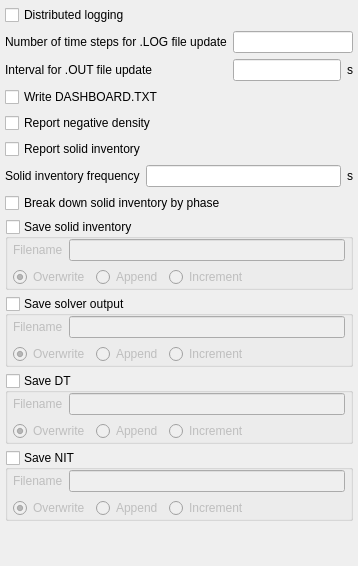
     <widget class="QWidget" name="page_log">
      <layout class="QGridLayout" name="gridLayout_14" columnstretch="0,0,0">
       <property name="leftMargin">
        <number>5</number>
       </property>
       <property name="topMargin">
        <number>5</number>
       </property>
       <property name="rightMargin">
        <number>5</number>
       </property>
       <property name="bottomMargin">
        <number>5</number>
       </property>
       <item row="5" column="0" colspan="2">
        <widget class="CheckBox" name="checkbox_keyword_report_solid_inventory">
         <property name="text">
          <string>Report solid inventory</string>
         </property>
        </widget>
       </item>
       <item row="2" column="1">
        <widget class="LineEdit" name="lineedit_keyword_out_dt"/>
       </item>
       <item row="13" column="0" colspan="3">
        <widget class="QGroupBox" name="groupbox_save_nit">
         <property name="font">
          <font>
           <weight>50</weight>
           <bold>false</bold>
          </font>
         </property>
         <property name="title">
          <string>Save NIT</string>
         </property>
         <property name="flat">
          <bool>true</bool>
         </property>
         <property name="checkable">
          <bool>true</bool>
         </property>
         <property name="checked">
          <bool>false</bool>
         </property>
         <layout class="QVBoxLayout" name="verticalLayout_5">
          <property name="leftMargin">
           <number>5</number>
          </property>
          <property name="topMargin">
           <number>0</number>
          </property>
          <property name="rightMargin">
           <number>5</number>
          </property>
          <property name="bottomMargin">
           <number>0</number>
          </property>
          <item>
           <layout class="QHBoxLayout" name="horizontalLayout_10">
            <item>
             <widget class="QLabel" name="label_5">
              <property name="font">
               <font>
                <weight>50</weight>
                <bold>false</bold>
               </font>
              </property>
              <property name="text">
               <string>Filename</string>
              </property>
             </widget>
            </item>
            <item>
             <widget class="LineEdit" name="lineedit_nit_filename">
              <property name="font">
               <font>
                <weight>50</weight>
                <bold>false</bold>
               </font>
              </property>
             </widget>
            </item>
           </layout>
          </item>
          <item>
           <layout class="QHBoxLayout" name="horizontalLayout_11">
            <item>
             <widget class="QRadioButton" name="radiobutton_nit_overwrite">
              <property name="font">
               <font>
                <weight>50</weight>
                <bold>false</bold>
               </font>
              </property>
              <property name="text">
               <string>Overwrite</string>
              </property>
              <property name="checked">
               <bool>true</bool>
              </property>
             </widget>
            </item>
            <item>
             <widget class="QRadioButton" name="radiobutton_nit_append">
              <property name="font">
               <font>
                <weight>50</weight>
                <bold>false</bold>
               </font>
              </property>
              <property name="text">
               <string>Append</string>
              </property>
             </widget>
            </item>
            <item>
             <widget class="QRadioButton" name="radiobutton_nit_increment">
              <property name="font">
               <font>
                <weight>50</weight>
                <bold>false</bold>
               </font>
              </property>
              <property name="text">
               <string>Increment</string>
              </property>
             </widget>
            </item>
            <item>
             <spacer name="horizontalSpacer_5">
              <property name="orientation">
               <enum>Qt::Horizontal</enum>
              </property>
              <property name="sizeHint" stdset="0">
               <size>
                <width>40</width>
                <height>20</height>
               </size>
              </property>
             </spacer>
            </item>
           </layout>
          </item>
         </layout>
        </widget>
       </item>
       <item row="4" column="0" colspan="3">
        <widget class="CheckBox" name="checkbox_keyword_report_neg_density">
         <property name="text">
          <string>Report negative density</string>
         </property>
        </widget>
       </item>
       <item row="9" column="0" rowspan="2" colspan="3">
        <widget class="QGroupBox" name="groupbox_save_solid_inventory">
         <property name="font">
          <font>
           <weight>50</weight>
           <bold>false</bold>
          </font>
         </property>
         <property name="title">
          <string>Save solid inventory</string>
         </property>
         <property name="flat">
          <bool>true</bool>
         </property>
         <property name="checkable">
          <bool>true</bool>
         </property>
         <property name="checked">
          <bool>false</bool>
         </property>
         <layout class="QVBoxLayout" name="verticalLayout_2">
          <property name="leftMargin">
           <number>5</number>
          </property>
          <property name="topMargin">
           <number>0</number>
          </property>
          <property name="rightMargin">
           <number>5</number>
          </property>
          <property name="bottomMargin">
           <number>0</number>
          </property>
          <item>
           <layout class="QHBoxLayout" name="horizontalLayout_5">
            <item>
             <widget class="QLabel" name="label_2">
              <property name="font">
               <font>
                <weight>50</weight>
                <bold>false</bold>
               </font>
              </property>
              <property name="text">
               <string>Filename</string>
              </property>
             </widget>
            </item>
            <item>
             <widget class="LineEdit" name="lineedit_solid_inventory_filename">
              <property name="font">
               <font>
                <weight>50</weight>
                <bold>false</bold>
               </font>
              </property>
             </widget>
            </item>
           </layout>
          </item>
          <item>
           <layout class="QHBoxLayout" name="horizontalLayout_6">
            <item>
             <widget class="QRadioButton" name="radiobutton_solid_inventory_overwrite">
              <property name="font">
               <font>
                <weight>50</weight>
                <bold>false</bold>
               </font>
              </property>
              <property name="text">
               <string>Overwrite</string>
              </property>
              <property name="checked">
               <bool>true</bool>
              </property>
             </widget>
            </item>
            <item>
             <widget class="QRadioButton" name="radiobutton_solid_inventory_append">
              <property name="font">
               <font>
                <weight>50</weight>
                <bold>false</bold>
               </font>
              </property>
              <property name="text">
               <string>Append</string>
              </property>
             </widget>
            </item>
            <item>
             <widget class="QRadioButton" name="radiobutton_solid_inventory_increment">
              <property name="font">
               <font>
                <weight>50</weight>
                <bold>false</bold>
               </font>
              </property>
              <property name="text">
               <string>Increment</string>
              </property>
             </widget>
            </item>
            <item>
             <spacer name="horizontalSpacer_3">
              <property name="orientation">
               <enum>Qt::Horizontal</enum>
              </property>
              <property name="sizeHint" stdset="0">
               <size>
                <width>40</width>
                <height>20</height>
               </size>
              </property>
             </spacer>
            </item>
           </layout>
          </item>
         </layout>
        </widget>
       </item>
       <item row="11" column="0" colspan="3">
        <widget class="QGroupBox" name="groupbox_save_solver_output">
         <property name="font">
          <font>
           <weight>50</weight>
           <bold>false</bold>
          </font>
         </property>
         <property name="title">
          <string>Save solver output</string>
         </property>
         <property name="flat">
          <bool>true</bool>
         </property>
         <property name="checkable">
          <bool>true</bool>
         </property>
         <property name="checked">
          <bool>false</bool>
         </property>
         <layout class="QVBoxLayout" name="verticalLayout_4">
          <property name="leftMargin">
           <number>5</number>
          </property>
          <property name="topMargin">
           <number>0</number>
          </property>
          <property name="rightMargin">
           <number>5</number>
          </property>
          <property name="bottomMargin">
           <number>0</number>
          </property>
          <item>
           <layout class="QHBoxLayout" name="horizontalLayout_8">
            <item>
             <widget class="QLabel" name="label_3">
              <property name="font">
               <font>
                <weight>50</weight>
                <bold>false</bold>
               </font>
              </property>
              <property name="text">
               <string>Filename</string>
              </property>
             </widget>
            </item>
            <item>
             <widget class="LineEdit" name="lineedit_solver_output_filename">
              <property name="font">
               <font>
                <weight>50</weight>
                <bold>false</bold>
               </font>
              </property>
             </widget>
            </item>
           </layout>
          </item>
          <item>
           <layout class="QHBoxLayout" name="horizontalLayout_9">
            <item>
             <widget class="QRadioButton" name="radiobutton_solver_output_overwrite">
              <property name="font">
               <font>
                <weight>50</weight>
                <bold>false</bold>
               </font>
              </property>
              <property name="text">
               <string>Overwrite</string>
              </property>
              <property name="checked">
               <bool>true</bool>
              </property>
             </widget>
            </item>
            <item>
             <widget class="QRadioButton" name="radiobutton_solver_output_append">
              <property name="font">
               <font>
                <weight>50</weight>
                <bold>false</bold>
               </font>
              </property>
              <property name="text">
               <string>Append</string>
              </property>
             </widget>
            </item>
            <item>
             <widget class="QRadioButton" name="radiobutton_solver_output_increment">
              <property name="font">
               <font>
                <weight>50</weight>
                <bold>false</bold>
               </font>
              </property>
              <property name="text">
               <string>Increment</string>
              </property>
             </widget>
            </item>
            <item>
             <spacer name="horizontalSpacer_4">
              <property name="orientation">
               <enum>Qt::Horizontal</enum>
              </property>
              <property name="sizeHint" stdset="0">
               <size>
                <width>40</width>
                <height>20</height>
               </size>
              </property>
             </spacer>
            </item>
           </layout>
          </item>
         </layout>
        </widget>
       </item>
       <item row="1" column="0">
        <widget class="QLabel" name="label_nlog">
         <property name="text">
          <string>Number of time steps for .LOG file update</string>
         </property>
        </widget>
       </item>
       <item row="1" column="1" colspan="2">
        <widget class="LineEdit" name="lineedit_keyword_nlog"/>
       </item>
       <item row="2" column="0">
        <widget class="QLabel" name="label_out_dt">
         <property name="text">
          <string>Interval for .OUT file update</string>
         </property>
        </widget>
       </item>
       <item row="3" column="0" colspan="3">
        <widget class="CheckBox" name="checkbox_keyword_write_dashboard">
         <property name="text">
          <string>Write DASHBOARD.TXT</string>
         </property>
        </widget>
       </item>
       <item row="0" column="0" colspan="3">
        <widget class="CheckBox" name="checkbox_keyword_enable_dmp_log">
         <property name="text">
          <string>Distributed logging</string>
         </property>
        </widget>
       </item>
       <item row="2" column="2">
        <widget class="QLabel" name="label_out_dt_units">
         <property name="text">
          <string>s</string>
         </property>
        </widget>
       </item>
       <item row="12" column="0" colspan="3">
        <widget class="QGroupBox" name="groupbox_save_dt">
         <property name="font">
          <font>
           <weight>50</weight>
           <bold>false</bold>
          </font>
         </property>
         <property name="title">
          <string>Save DT</string>
         </property>
         <property name="flat">
          <bool>true</bool>
         </property>
         <property name="checkable">
          <bool>true</bool>
         </property>
         <property name="checked">
          <bool>false</bool>
         </property>
         <layout class="QVBoxLayout" name="verticalLayout_6">
          <property name="leftMargin">
           <number>5</number>
          </property>
          <property name="topMargin">
           <number>0</number>
          </property>
          <property name="rightMargin">
           <number>5</number>
          </property>
          <property name="bottomMargin">
           <number>0</number>
          </property>
          <item>
           <layout class="QHBoxLayout" name="horizontalLayout_12">
            <item>
             <widget class="QLabel" name="label_dt_filename">
              <property name="font">
               <font>
                <weight>50</weight>
                <bold>false</bold>
               </font>
              </property>
              <property name="text">
               <string>Filename</string>
              </property>
             </widget>
            </item>
            <item>
             <widget class="LineEdit" name="lineedit_dt_filename">
              <property name="font">
               <font>
                <weight>50</weight>
                <bold>false</bold>
               </font>
              </property>
             </widget>
            </item>
           </layout>
          </item>
          <item>
           <layout class="QHBoxLayout" name="horizontalLayout_13">
            <item>
             <widget class="QRadioButton" name="radiobutton_dt_overwrite">
              <property name="font">
               <font>
                <weight>50</weight>
                <bold>false</bold>
               </font>
              </property>
              <property name="text">
               <string>Overwrite</string>
              </property>
              <property name="checked">
               <bool>true</bool>
              </property>
             </widget>
            </item>
            <item>
             <widget class="QRadioButton" name="radiobutton_dt_append">
              <property name="font">
               <font>
                <weight>50</weight>
                <bold>false</bold>
               </font>
              </property>
              <property name="text">
               <string>Append</string>
              </property>
             </widget>
            </item>
            <item>
             <widget class="QRadioButton" name="radiobutton_dt_increment">
              <property name="font">
               <font>
                <weight>50</weight>
                <bold>false</bold>
               </font>
              </property>
              <property name="text">
               <string>Increment</string>
              </property>
             </widget>
            </item>
            <item>
             <spacer name="horizontalSpacer_6">
              <property name="orientation">
               <enum>Qt::Horizontal</enum>
              </property>
              <property name="sizeHint" stdset="0">
               <size>
                <width>40</width>
                <height>20</height>
               </size>
              </property>
             </spacer>
            </item>
           </layout>
          </item>
         </layout>
        </widget>
       </item>
       <item row="14" column="0">
        <spacer name="verticalSpacer_3">
         <property name="orientation">
          <enum>Qt::Vertical</enum>
         </property>
         <property name="sizeHint" stdset="0">
          <size>
           <width>20</width>
           <height>40</height>
          </size>
         </property>
        </spacer>
       </item>
       <item row="8" column="0">
        <widget class="CheckBox" name="checkbox_keyword_breakdown_solid_inventory_by_phase">
         <property name="font">
          <font>
           <weight>50</weight>
           <bold>false</bold>
          </font>
         </property>
         <property name="text">
          <string>Break down solid inventory by phase</string>
         </property>
        </widget>
       </item>
       <item row="7" column="0" colspan="3">
        <widget class="QWidget" name="widget_solid_inventory_frequency" native="true">
         <layout class="QHBoxLayout" name="layout_solid_inventory_frequency">
          <property name="leftMargin">
           <number>0</number>
          </property>
          <property name="topMargin">
           <number>0</number>
          </property>
          <property name="rightMargin">
           <number>0</number>
          </property>
          <property name="bottomMargin">
           <number>0</number>
          </property>
          <item>
           <widget class="QLabel" name="label_report_solid_inventory_dt">
            <property name="font">
             <font>
              <weight>50</weight>
              <bold>false</bold>
             </font>
            </property>
            <property name="text">
             <string>Solid inventory frequency</string>
            </property>
           </widget>
          </item>
          <item>
           <widget class="LineEdit" name="lineedit_keyword_report_solid_inventory_dt">
            <property name="font">
             <font>
              <weight>50</weight>
              <bold>false</bold>
             </font>
            </property>
           </widget>
          </item>
          <item>
           <widget class="QLabel" name="label_report_solid_inventory_dt_units">
            <property name="font">
             <font>
              <weight>50</weight>
              <bold>false</bold>
             </font>
            </property>
            <property name="text">
             <string>s</string>
            </property>
           </widget>
          </item>
         </layout>
        </widget>
       </item>
      </layout>
     </widget>
